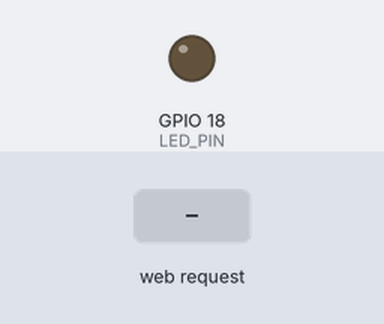
Simulated run of this sketch. Board: ESP32. Shown: output pins drawn as LEDs (lit = HIGH). The inputs (shaded band) are chosen by the test bench. WiFi joins after 1.5 s; servers stay silent unless stated; what the sketch prints to the serial monitor is not drawn.

Above: at 3.2 s.
3.3 s: HTTP request GET /light/on received
At 3.8 s:
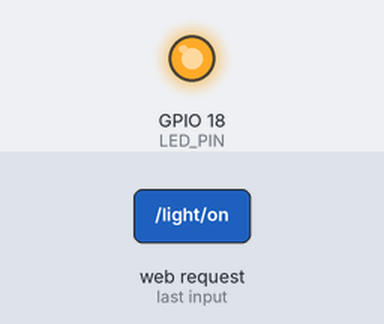
4.8 s: HTTP request GET /light/off received
At 6.2 s:
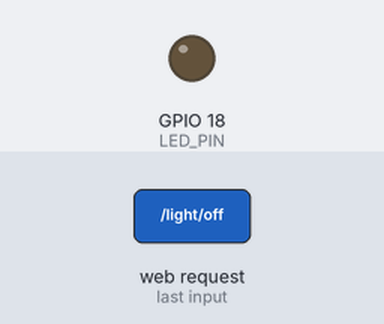
Timing chart, 0 to 7.8 s (numbered marks = the images above; inputs shaded):
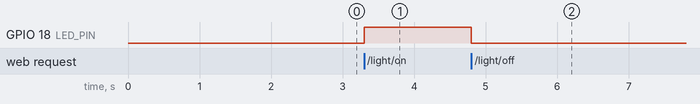

Measured:
- after the input at 3.3 s, GPIO 18 (LED_PIN): LOW → HIGH at once
- after the input at 4.8 s, GPIO 18 (LED_PIN): HIGH → LOW at once

The sketch:

sketch_may14a.ino
```cpp
#include <WiFi.h>
#include <WebServer.h>

// Параметры Wi-Fi
const char* ssid = "Fuckers-fazenda";
const char* password = "varfik192283";

// Пин для управления светом
#define LED_PIN 18

// Веб-сервер на порту 80
WebServer server(80);

void setup() {
  Serial.begin(115200);
  pinMode(LED_PIN, OUTPUT);
  digitalWrite(LED_PIN, LOW); // По умолчанию выключено

  // Подключение к Wi-Fi
  WiFi.begin(ssid, password);
  Serial.print("Подключение к Wi-Fi");
  while (WiFi.status() != WL_CONNECTED) {
    delay(1000);
    Serial.print(".");
  }

  Serial.println();
  Serial.print("IP адрес: ");
  Serial.println(WiFi.localIP());

  // Включить свет
  server.on("/light/on", []() {
    digitalWrite(LED_PIN, HIGH);
    server.send(200, "text/plain", "Свет включен");
    Serial.println("Свет включен");
  });

  // Выключить свет
  server.on("/light/off", []() {
    digitalWrite(LED_PIN, LOW);
    server.send(200, "text/plain", "Свет выключен");
    Serial.println("Свет выключен");
  });

  // Получить статус в формате JSON: { "value": true/false }
  server.on("/light/status", []() {
    bool ledState = digitalRead(LED_PIN) == HIGH;
    String json = "{\"value\": " + String(ledState ? "1" : "0") + "}";
    server.send(200, "application/json", json);
    Serial.println("Получаем данные: " + json);
  });

  // Запуск сервера
  server.begin();
  Serial.println("Сервер запущен");
}

void loop() {
  server.handleClient(); // Обработка входящих запросов
}
```
